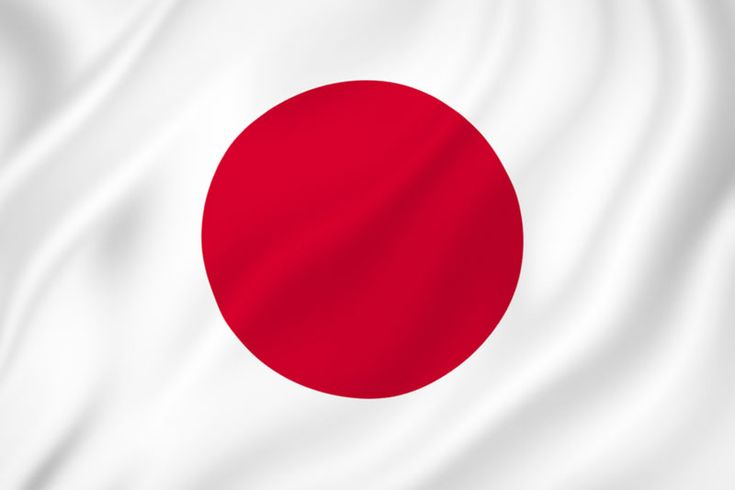
#> input picture open_cv_cource/japan.jpg, 735 x 490 px
$ python changing_color_space.py
#> lines starting #> are read from the running program, lines starting #| are printed output that depends on the picture; after the words box and inside, x2 and y2 are one past the last pixel; in counts of white or black regions, pixels touching at a corner belong together
import cv2 as cv
flags = [i for i in dir(cv) if i.startswith('COLOR_')]
#print( flags ) # 150 ways to change the flags colors
#  BGR → Gray  cv.COLOR_BGR2GRAY. BGR → HSV, cv.COLOR_BGR2HSV

import numpy as np
img = cv.imread('japan.jpg')
#> img is the input picture: shape (490, 735, 3); mean B, G, R 193.9, 184.8, 229.2
cap = cv.VideoCapture(0)
while(1):
    # Take each frame
    _, frame = cap.read()
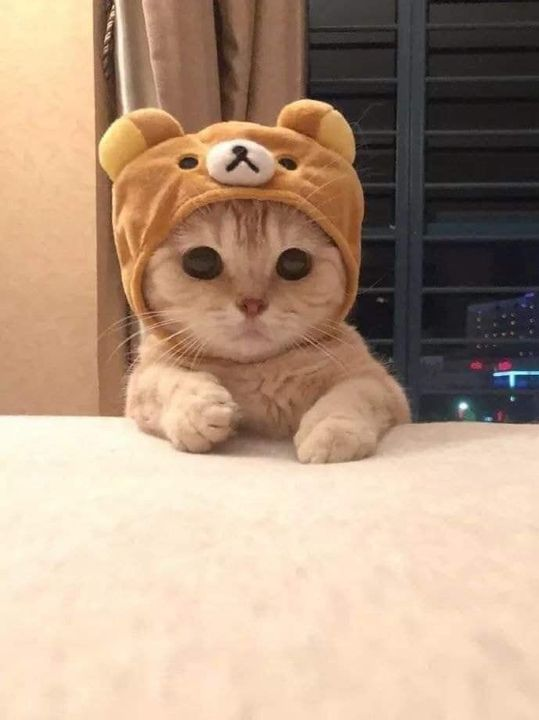
#> input picture open_cv_cource/pics/Cat.jpg, 539 x 720 px, given in place of the camera
#> frame is the input picture: shape (720, 539, 3); mean B, G, R 131.3, 153.6, 180.1
    # Convert BGR to HSV
    hsv = cv.cvtColor(frame, cv.COLOR_BGR2HSV)
#> hsv: shape (720, 539, 3); mean H, S, V 29.3, 71.9, 181
    # define range of blue color in HSV
    lower_blue = np.array([110,50,50])
    upper_blue = np.array([130,255,255])
    lower_green = np.array([50, 100,100])
    upper_green = np.array([70, 255, 255])
    # Threshold the HSV image to get only blue colors
    mask_1 = cv.inRange(hsv, lower_blue, upper_blue)
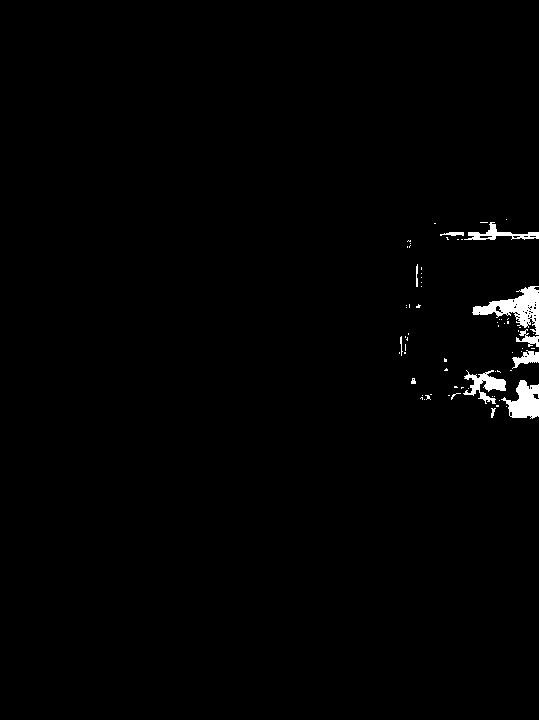
#> mask_1: shape (720, 539); 1% white; 70 white regions (59 under 20 px), largest, box (x1, y1, x2, y2) and area: (472, 286, 539, 335) 1279, (501, 380, 539, 419) 866, (463, 370, 506, 404) 610
    mask_2 = cv.inRange(hsv, lower_green, upper_green)
#> mask_2: shape (720, 539); every value is 0
    # Bitwise-AND mask and original image
    mask=cv.bitwise_or(mask_1,mask_2)
    res = cv.bitwise_and(frame,frame, mask= mask)
    #res = cv.bitwise_and(frame,res, mask= mask_2)
    cv.imshow('frame',frame)
    cv.imshow('mask',mask)
    cv.imshow('res',res)
    k = cv.waitKey(1) & 0xFF
#> (key Esc is pressed here)
    if k == 27: # esc
        break
cv.destroyAllWindows()

########## How to find HSV values to track?
##  take [H-10, 100,100] and [H+10, 255, 255] as the lower bound and upper bound respectively.

green = np.uint8([[[0,255,0 ]]])
hsv_green = cv.cvtColor(green,cv.COLOR_BGR2HSV)
print( hsv_green ) #[[ 60 255 255]]]

# 28.10.2022 Image Processing in OpenCV >>> Geometric Transformations of Images
